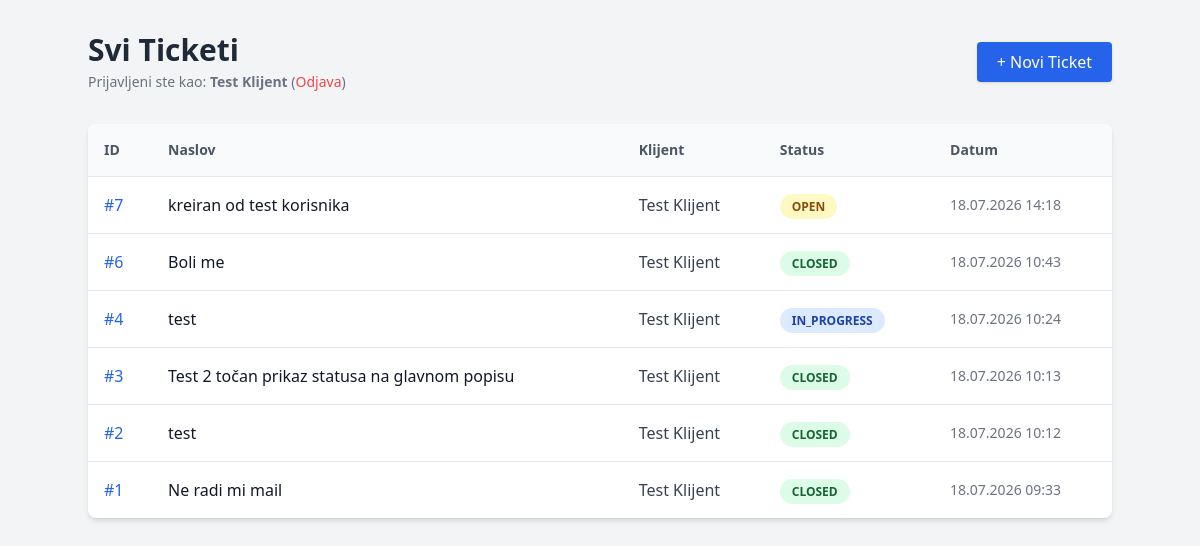
The page / (signed in) on the database its author committed.
### tables this page shows
CREATE TABLE `tickets` (
  `id` int NOT NULL,
  `user_id` int NOT NULL,
  `title` varchar(255) NOT NULL,
  `description` text NOT NULL,
  `status` enum('open','in_progress','closed') DEFAULT 'open',
  `created_at` timestamp NULL DEFAULT CURRENT_TIMESTAMP,
  `assigned_to` int DEFAULT NULL
);

CREATE TABLE `users` (
  `id` int NOT NULL,
  `name` varchar(100) NOT NULL,
  `email` varchar(100) NOT NULL,
  `password` varchar(255) NOT NULL,
  `role` enum('client','agent','pm') DEFAULT 'client',
  `created_at` timestamp NULL DEFAULT CURRENT_TIMESTAMP
);

### src/Controllers/TicketController.php (called while the page is built, shortened)
<?php
class TicketController {
    public function index() {
        $ticketModel = new Ticket();
        $tickets = $ticketModel->getAll($_SESSION['user_id'], $_SESSION['user_role']);
        require_once '../src/Views/list.php';
    }
}

### public/index.php (called while the page is built, shortened)
<?php
spl_autoload_register(function ($class) {
    $paths = [
        '../src/' . $class . '.php',
        '../src/Controllers/' . $class . '.php',
        '../src/Models/' . $class . '.php',
    ];
    foreach ($paths as $path) {
        if (file_exists($path)) {
            return;
        }
    }
});
$router = new Router();
$router->add('GET', '/', 'TicketController', 'index');
$router->add('GET', '/tickets/create', 'TicketController', 'create');
$router->add('POST', '/tickets/store', 'TicketController', 'store');
$router->add('GET', '/ticket', 'TicketController', 'show');
$router->add('POST', '/ticket/reply', 'TicketController', 'addReply');
$router->add('GET', '/login', 'AuthController', 'showLoginForm');
$router->add('POST', '/login/submit', 'AuthController', 'login');
$router->add('GET', '/logout', 'AuthController', 'logout');
$router->add('GET', '/register', 'AuthController', 'showRegisterForm');
$router->add('POST', '/register/submit', 'AuthController', 'register');
$router->add('POST', '/ticket/assign', 'TicketController', 'assign');
$router->dispatch($_SERVER['REQUEST_URI'], $_SERVER['REQUEST_METHOD']);

### src/Database.php (called while the page is built)
<?php
class Database {
    private $host = '127.0.0.1';
    private $db   = 'elatus_tickets';
    private $user = 'root';
    private $pass = '';
    private $charset = 'utf8mb4';
    private $pdo;
    public function __construct() {
        $dsn = "mysql:host=$this->host;dbname=$this->db;charset=$this->charset";
        $options = [
            PDO::ATTR_ERRMODE            => PDO::ERRMODE_EXCEPTION,
            PDO::ATTR_DEFAULT_FETCH_MODE => PDO::FETCH_ASSOC,
            PDO::ATTR_EMULATE_PREPARES   => false,
        ];
        try {
            $this->pdo = new PDO($dsn, $this->user, $this->pass, $options);
        } catch (\PDOException $e) {
            die("Greška pri spajanju na bazu: " . $e->getMessage());
        }
    }
    public function getConnection() {
        return $this->pdo;
    }
}

### src/Models/Ticket.php (called while the page is built, shortened)
<?php
class Ticket {
    private $db;
    public function __construct() {
        $this->db = (new Database())->getConnection();
    }
    public function getAll($userId = null, $role = 'client') {
        $sql = "SELECT tickets.*, users.name as user_name
                FROM tickets
                JOIN users ON tickets.user_id = users.id";
        if ($role === 'pm' || $role === 'admin') {
            $sql .= " ORDER BY tickets.created_at DESC";
            $stmt = $this->db->query($sql);
        } elseif ($role === 'agent') {
            $sql .= " WHERE tickets.assigned_to = ?";
            $sql .= " ORDER BY tickets.created_at DESC";
            $stmt = $this->db->prepare($sql);
            $stmt->execute([$userId]);
        } else {
            $sql .= " WHERE tickets.user_id = ?";
            $sql .= " ORDER BY tickets.created_at DESC";
            $stmt = $this->db->prepare($sql);
            $stmt->execute([$userId]);
        }
        return $stmt->fetchAll();
    }
}

### src/Views/list.php (the view, shortened to what this page needs)
<!DOCTYPE html>
<html lang="hr">
<head>
    <script src="https://cdn.tailwindcss.com"></script>
</head>
<body class="bg-gray-100 p-8 font-sans">
    <div class="max-w-5xl mx-auto">
        <div class="flex justify-between items-center mb-8">
            <div>
                <h1 class="text-3xl font-bold text-gray-800">Svi Ticketi</h1>
                <p class="text-sm text-gray-500 mt-1">
                    Prijavljeni ste kao: <strong><?= htmlspecialchars($_SESSION['user_name'] ?? 'Korisnik') ?></strong>
                    (<a href="/logout" class="text-red-500 hover:underline">Odjava</a>)
                </p>
            </div>
            <a href="/tickets/create" class="bg-blue-600 text-white px-5 py-2 rounded shadow hover:bg-blue-700 transition">
                + Novi Ticket
            </a>
        </div>
        <div class="bg-white shadow-md rounded-lg overflow-hidden">
            <table class="w-full text-left border-collapse">
                <thead class="bg-gray-50 border-b border-gray-200">
                    <tr>
                        <th class="p-4 text-sm font-semibold text-gray-600">ID</th>
                        <th class="p-4 text-sm font-semibold text-gray-600">Naslov</th>
                        <th class="p-4 text-sm font-semibold text-gray-600">Klijent</th>
                        <th class="p-4 text-sm font-semibold text-gray-600">Status</th>
                        <th class="p-4 text-sm font-semibold text-gray-600">Datum</th>
                    </tr>
                </thead>
                <tbody class="divide-y divide-gray-200">
                    <?php if (!empty($tickets)): ?>
                        <?php foreach ($tickets as $ticket): ?>
                            <tr class="hover:bg-gray-50 transition">
                                <td class="p-4">
                                    <a href="/ticket?id=<?= $ticket['id'] ?>" class="text-blue-600 hover:underline font-medium">
                                        #<?= $ticket['id'] ?>
                                    </a>
                                </td>
                                <td class="p-4 font-medium text-gray-900"><?= htmlspecialchars($ticket['title']) ?></td>
                                <td class="p-4 text-gray-700"><?= htmlspecialchars($ticket['user_name']) ?></td>
                                <td class="p-4">
                                    <?php
                                    $statusClasses = [
                                        'open' => 'bg-yellow-100 text-yellow-800',
                                        'in_progress' => 'bg-blue-100 text-blue-800',
                                        'closed' => 'bg-green-100 text-green-800'
                                    ];
                                    $class = $statusClasses[$ticket['status']] ?? 'bg-gray-100 text-gray-800';
                                    ?>
                                    <span class="px-3 py-1 text-xs font-semibold rounded-full <?= $class ?>">
                                        <?= strtoupper($ticket['status']) ?>
                                    </span>
                                </td>
                                <td class="p-4 text-gray-500 text-sm">
                                    <?= date('d.m.Y H:i', strtotime($ticket['created_at'])) ?>
                                </td>
                            </tr>
                        <?php endforeach; ?>
                    <?php else: ?>
                        <tr>
                            <td colspan="5" class="p-8 text-center text-gray-500">Nema otvorenih ticketa.</td>
                        </tr>
                    <?php endif; ?>
                </tbody>
            </table>
        </div>
    </div>
</body>
</html>

### src/Router.php (shortened to what this page needs)
<?php
class Router {
    private $routes = [];
    public function add($method, $path, $controller, $action) {
        $pattern = preg_replace('/\{[a-zA-Z0-9_]+\}/', '([^/]+)', $path);
        $regex = '#^' . $pattern . '/?$#';
        $this->routes[] = [
            'method'     => $method,
            'regex'      => $regex,
            'controller' => $controller,
            'action'     => $action
        ];
    }
    public function dispatch($requestUri, $requestMethod) {
        $uri = parse_url($requestUri, PHP_URL_PATH);
        foreach ($this->routes as $route) {
            if ($route['method'] === $requestMethod && preg_match($route['regex'], $uri, $matches)) {
                array_shift($matches);
                $controllerName = $route['controller'];
                $actionName = $route['action'];
                if (class_exists($controllerName)) {
                    $controller = new $controllerName();
                    if (method_exists($controller, $actionName)) {
                        return call_user_func_array([$controller, $actionName], $matches);
                    }
                }
            }
        }
    }
}

### rows shown on the page
tickets: id "7", title "kreiran od test korisnika", user.name "Test Klijent", status "OPEN", created_at "18.07.2026 14:18"
tickets: id "6", title "Boli me", user.name "Test Klijent", status "CLOSED", created_at "18.07.2026 10:43"
tickets: id "4", title "test", user.name "Test Klijent", status "IN_PROGRESS", created_at "18.07.2026 10:24"
tickets: id "3", title "Test 2 točan prikaz statusa na glavnom popisu", user.name "Test Klijent", status "CLOSED", created_at "18.07.2026 10:13"
tickets: id "2", title "test", user.name "Test Klijent", status "CLOSED", created_at "18.07.2026 10:12"
tickets: id "1", title "Ne radi mi mail", user.name "Test Klijent", status "CLOSED", created_at "18.07.2026 09:33"
